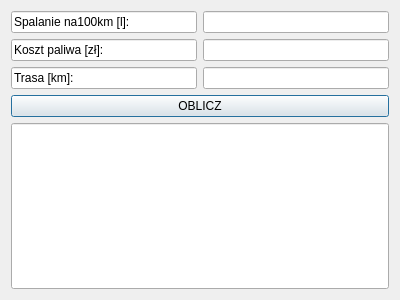
<?xml version="1.0" encoding="UTF-8"?>
<ui version="4.0">
 <class>SPALANIE</class>
 <widget class="QDialog" name="SPALANIE">
  <property name="geometry">
   <rect>
    <x>0</x>
    <y>0</y>
    <width>400</width>
    <height>300</height>
   </rect>
  </property>
  <property name="windowTitle">
   <string>Dialog</string>
  </property>
  <layout class="QGridLayout" name="gridLayout">
   <item row="4" column="0" colspan="2">
    <widget class="QLineEdit" name="displayKOSZT">
     <property name="sizePolicy">
      <sizepolicy hsizetype="Expanding" vsizetype="Expanding">
       <horstretch>0</horstretch>
       <verstretch>0</verstretch>
      </sizepolicy>
     </property>
     <property name="font">
      <font>
       <pointsize>25</pointsize>
      </font>
     </property>
     <property name="readOnly">
      <bool>true</bool>
     </property>
    </widget>
   </item>
   <item row="1" column="1">
    <widget class="QLineEdit" name="KOSZTline"/>
   </item>
   <item row="0" column="0">
    <widget class="QLineEdit" name="lineEdit">
     <property name="text">
      <string>Spalanie na100km [l]:</string>
     </property>
     <property name="readOnly">
      <bool>true</bool>
     </property>
    </widget>
   </item>
   <item row="2" column="1">
    <widget class="QLineEdit" name="TRASAline"/>
   </item>
   <item row="1" column="0">
    <widget class="QLineEdit" name="lineEdit_3">
     <property name="text">
      <string>Koszt paliwa [zł]:</string>
     </property>
     <property name="readOnly">
      <bool>true</bool>
     </property>
    </widget>
   </item>
   <item row="2" column="0">
    <widget class="QLineEdit" name="lineEdit_5">
     <property name="text">
      <string>Trasa [km]:</string>
     </property>
     <property name="readOnly">
      <bool>true</bool>
     </property>
    </widget>
   </item>
   <item row="0" column="1">
    <widget class="QLineEdit" name="SPALANIEline"/>
   </item>
   <item row="3" column="0" colspan="2">
    <widget class="QPushButton" name="OBLICZbutton">
     <property name="text">
      <string>OBLICZ</string>
     </property>
    </widget>
   </item>
  </layout>
 </widget>
 <resources/>
 <connections/>
</ui>
